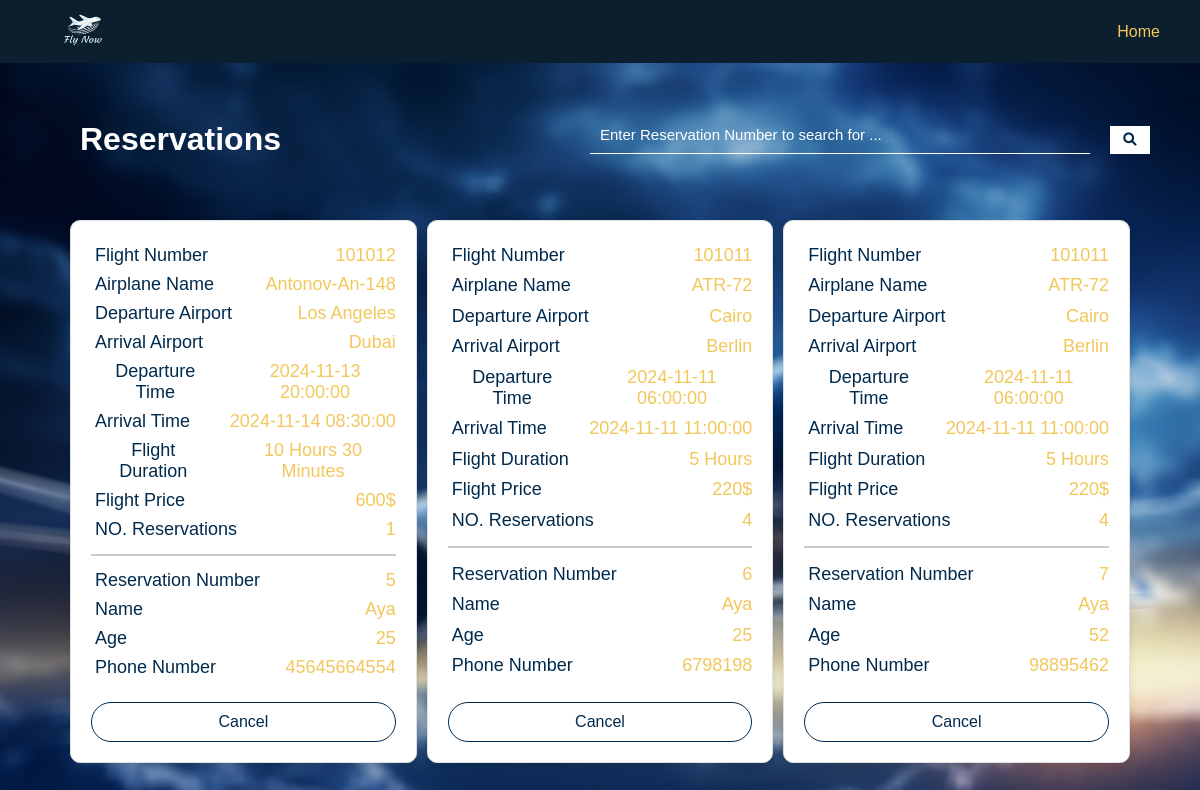
/reservations (signed in), run on the app's committed database.
### models/flight.py (models this page shows, shortened)
class Flight(db.Model):
    __tablename__ = 'flights'
    id = db.Column(db.Integer, primary_key=True)
    flight_number = db.Column(db.Integer, unique=True)
    airplane_name = db.Column(db.String)
    departure_airport = db.Column(db.String)
    arrival_airport = db.Column(db.String)
    departure_time = db.Column(db.DateTime)
    arrival_time = db.Column(db.DateTime)
    flight_duration = db.Column(db.String)
    flight_capacity = db.Column(db.Integer)
    flight_price = db.Column(db.Integer)
    @property
    def is_old_flight(self):
        return self.departure_time < datetime.now()
    def to_dict(self):
        return {
            "id": self.id,
            "flight_number": self.flight_number,
            "airplane_name": self.airplane_name,
            "departure_airport": self.departure_airport,
            "arrival_airport": self.arrival_airport,
            "departure_time": self.departure_time,
            "arrival_time": self.arrival_time,
            "flight_duration": self.flight_duration,
            "flight_capacity": self.flight_capacity,
            "flight_price": self.flight_price,
            "is_old_flight": self.is_old_flight
        }

### models/booking.py (models this page shows, shortened)
class Booking(db.Model):
    __tablename__ = 'bookings'
    id = db.Column(db.Integer, primary_key=True)
    flight_number = db.Column(db.Integer, db.ForeignKey('flights.flight_number'))
    user_id = db.Column(db.Integer,db.ForeignKey('users.user_id'))
    name = db.Column(db.String)
    age = db.Column(db.Integer)
    phone_number = db.Column(db.String)
    def __init__(self, flight_number='', user_id='', name='', age='', phone_number=''):
        self.flight_number = flight_number
        self.user_id = int(user_id)if user_id else None
        self.name = name
        self.age = int(age)if age else None
        self.phone_number = phone_number
    def get_bookings(self):
        try:
            bookings = Booking.query.filter_by(user_id=self.user_id).all()
            current_time = datetime.now()
            user_flights = []
            for booking in bookings:
                flight = Flight.query.filter_by(flight_number=booking.flight_number).first()
                if flight and flight.departure_time >= current_time:
                    flight_dict = flight.to_dict()
                    flight_dict['reservation_id'] = booking.id
                    flight_dict['name'] = booking.name
                    flight_dict['age'] = booking.age
                    flight_dict['phone_number'] = booking.phone_number
                    user_flights.append(flight_dict)
            return user_flights if user_flights else None
        except Exception as e:
            return None

### app.py (the view)
@app.route("/reservations")
def reservationspage():
    user_id = session['user']
    booking = Booking(user_id=user_id)
    bookings = booking.get_bookings()
    return render_template('reservations.html', bookings=bookings, admin=False, search=False,flight_number='')

### templates/reservations.html (shortened to what this page needs)
<!DOCTYPE html>
<html lang="en">
  <head>
    <link rel="stylesheet" href="static/styles.css" />
    <link rel="stylesheet" href="static/navbarstyles.css" />
    <link rel="stylesheet" href="https://cdnjs.cloudflare.com/ajax/libs/font-awesome/6.0.0-beta3/css/all.min.css">
  </head>
  <body>
    <div id="nav-bar">
      <img src="{{ url_for('static', filename='logo.png') }}" width="120px" alt="fly now" />
      <a class="nav-a" href="/">Home </a>
    </div>
    <header>
      <h1 id="home-header">Reservations</h1>
      <form action="/search-reservation" method="get">
        <input placeholder="Enter Reservation Number to search for ..." type="number" name="q" />
        <button type="submit" class="search-button">
          <i class="fas fa-search"></i>
        </button>
      </form>
    </header>
    {% if bookings %}
    {% if bookings[0] is not none %}
    <div id="content">
          {% for booking in bookings %}
            <div class="flight-card">
              <div class="flight-card-content">
                <p>Flight Number</p>
                <span class="flight-number">{{ booking.flight_number }}</span>
              </div>
              <div class="flight-card-content">
                <p>Airplane Name</p>
                <span>{{ booking.airplane_name }}</span>
              </div>
              <div class="flight-card-content">
                <p>Departure Airport</p>
                <span>{{ booking.departure_airport }}</span>
              </div>
              <div class="flight-card-content">
                <p>Arrival Airport</p>
                <span>{{ booking.arrival_airport }}</span>
              </div>
              <div class="flight-card-content">
                <p>Departure Time</p>
                <span>{{ booking.departure_time }}</span>
              </div>
              <div class="flight-card-content">
                <p>Arrival Time</p>
                <span>{{ booking.arrival_time }}</span>
              </div>
              <div class="flight-card-content">
                <p>Flight Duration</p>
                <span>{{ booking.flight_duration }}</span>
              </div>
              <div class="flight-card-content">
                <p>Flight Price</p>
                <span>{{ booking.flight_price }}$</span>
              </div>
              <div class="flight-card-content">
                <p>NO. Reservations</p>
                <span>{{ booking.flight_capacity }}</span>
              </div>
              <hr style="border: 1px solid #ccc; margin: 10px 0;">
              <div class="flight-card-content">
                <p>Reservation Number</p>
                <span>{{ booking.reservation_id }}</span>
              </div>
              <div class="flight-card-content">
                <p>Name</p>
                <span>{{ booking.name }}</span>
              </div>
              <div class="flight-card-content">
                <p>Age</p>
                <span>{{ booking.age }}</span>
              </div>
              <div class="flight-card-content">
                <p>Phone Number</p>
                <span>{{ booking.phone_number }}</span>
              </div>
              {% if not admin %}
                <div class="cancel-button">
                  <a href="/delete-booking?reservation_id={{ booking.reservation_id }}&flight_number={{ booking.flight_number }}">Cancel</a>
                </div>
              {% endif %}
            </div>
          {% endfor %}
    </div>
        {% else %}
          <div class="flex-center">
            <img src="{{ url_for('static', filename='robo.png') }}" width="300px" alt="no-result-found">
          </div>
          <h1 style="margin: 10px;">No Bookings with this Reservation Number!</h1>
        {% endif %}
      {% endif %}
  </body>
</html>

### static/styles.css (style rules this page uses)
html { height: 100%; }
body { font-family: Arial, Helvetica, sans-serif; padding: 0; margin: 0; overflow-x: hidden; width: 100%; background: url("4.jpg") no-repeat center center fixed; background-size: cover; font-family: sans-serif; height: 100%; }
* { box-sizing: border-box; }
#home-header { text-align: left; margin-left: 30px; }
#content { padding-right: 50px; padding-left: 50px; margin: 20px; display: grid; grid-template-columns: repeat(3, 1fr); gap: 10px; }
p { font-size: 18px; color: #000; }
span { color: #f2c75b; font-size: 18px; text-transform: capitalize; }
.flight-card { background-color: white; border-radius: 10px; box-shadow: 0 4px 8px rgba(0, 0, 0, 0.1); padding: 20px; margin: 20px auto; max-width: 400px; border: 1px solid #e0e0e0; text-align: center; display: flex; flex-direction: column; justify-content: space-between; }
.flight-card p { color: #002a4d; padding: 2px; margin: 2px; }
h1 { text-align: center; color: white; }
.flight-card .flight-card-content { display: flex; flex-direction: row; justify-content: space-between; align-items: center; gap: 15px; }
.flight-card .submit-button, .flight-card .cancel-button, .flight-card .edit-delete-div { align-self: center; }
.cancel-button { width: 100%; border-radius: 20px; cursor: pointer; display: flex; margin-top: 20px; justify-content: center; border: 1px solid #002a4d; }
.cancel-button a { color: #002a4d; text-decoration: none; padding: 10px; }
button { background-color: #fff; color: #002a4d; width: 40px; padding: 7px; display: flex; align-items: center; justify-content: center; border: 0; outline: none; cursor: pointer; }
input::placeholder { color: white; opacity: 1; }
header { display: flex; flex-direction: row; justify-content: space-between; margin-top: 100px; padding-right: 50px; padding-left: 50px; }
header form { display: flex; flex-direction: row; align-items: center; justify-content: space-between; }
header input { width: 500px; display: block; background: none; margin-right: 20px; border: 0; border-bottom: 1px solid #fff; padding: 10px; margin-bottom: 10px; color: #fff; box-sizing: border-box; font-size: 15px; outline: none; }

### static/navbarstyles.css (style rules this page uses)
#nav-bar { background-color: #0C1F2E; width: 100%; margin: 0; top: 0; left: 0; height: 7%; position: fixed; display: flex; align-items: center; justify-content: space-between; padding-left: 20px; z-index: 10; }
.nav-a { color: #f2c75b; margin-right: 30px; text-decoration: none; padding: 10px; }

### data on the page
Flight: flight_number "101012", airplane_name "Antonov-An-148", departure_airport "Los Angeles", arrival_airport "Dubai", departure_time "2024-11-13 20:00:00", arrival_time "2024-11-14 08:30:00", flight_duration "10 Hours 30 Minutes", flight_price "600"
Booking: name "Aya", phone_number "45645664554"
Flight: flight_number "101011" "101011", airplane_name "ATR-72" "ATR-72", departure_airport "Cairo" "Cairo", arrival_airport "Berlin" "Berlin", departure_time "2024-11-11 06:00:00" "2024-11-11 06:00:00", arrival_time "2024-11-11 11:00:00" "2024-11-11 11:00:00", flight_duration "5 Hours" "5 Hours"
Booking: name "Aya", phone_number "6798198"
Booking: name "Aya", phone_number "98895462"

### other printed values
{{ booking.flight_capacity }} "1" "4" "4"
{{ booking.reservation_id }} "5" "6" "7"
{{ booking.age }} "25" "25" "52"
{{ booking.flight_price }} "220" "220"
